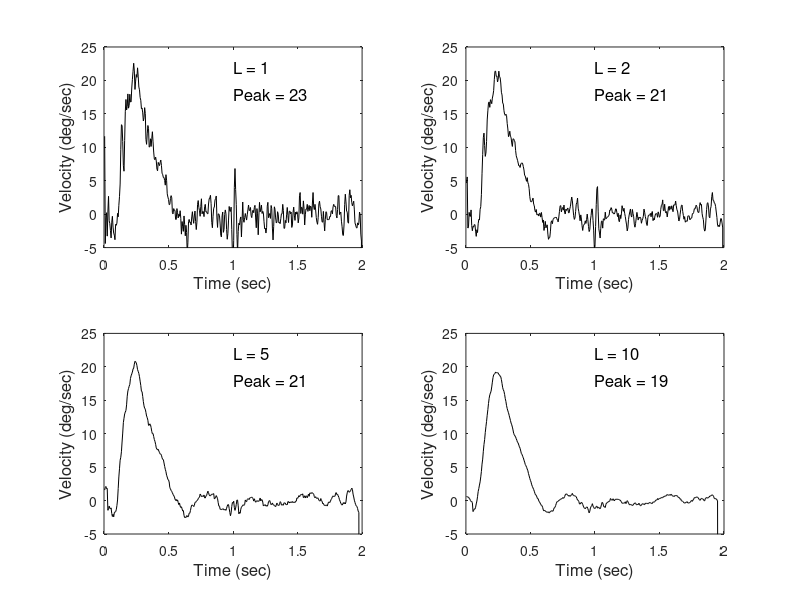

The MATLAB script that drew this image:
% Example 8.8  Evaluate the two point central difference algorithm 
%   using different  skip factors
%
close all; clear all,
load eye;					% Get data
fs = 200;                   % Sampling frequency
Ts = 1/fs;					% Calculate Ts
t = (1:length(eye_move))/fs; % Time vector for plotting
L = [1 2 5 10];              % Filter skip factors
for skip = 1:4
    b = [1/(2*L(skip)*Ts) zeros(1,2*L(skip)-1) -1/(2*L(skip)*Ts)];
    der = conv(eye_move,b,'same');
    subplot(2,2,skip);
    plot(t,der,'k');
    text(1,22,['L = ',num2str(L(skip))],'FontSize',12);
    text(1,18,['Peak = ',num2str(max(der),2)],'FontSize',12);
    axis([0 2 -5 25]);
    xlabel('Time (sec)','FontSize',12);
    ylabel('Velocity (deg/sec)','FontSize',12);
end